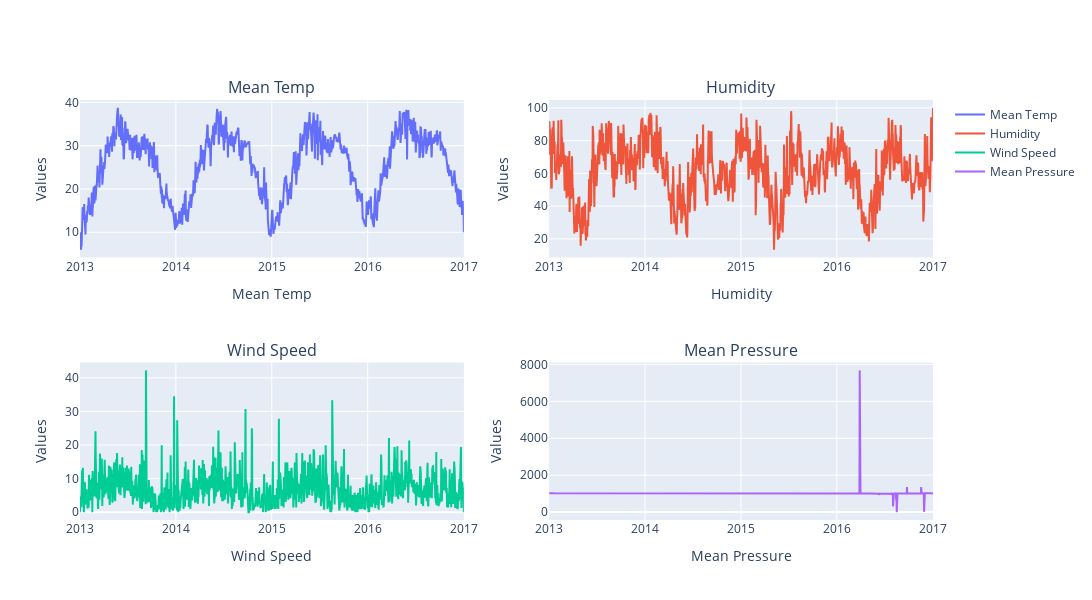

The cell this chart's notebook holds for it:
### Markdown cell above
### Line

### Code cell
df = og_train_df

plot_1 = go.Line(x=df['date'], y=df['meantemp'], name='Mean Temp')
plot_2 = go.Line(x=df['date'], y=df['humidity'], name='Humidity')
plot_3 = go.Line(x=df['date'], y=df['wind_speed'], name='Wind Speed')
plot_4 = go.Line(x=df['date'], y=df['meanpressure'], name='Mean Pressure')

fig = make_subplots(rows=2, cols=2, subplot_titles = ["Mean Temp","Humidity","Wind Speed","Mean Pressure"])

fig.add_trace(plot_1, row=1, col=1)
fig.add_trace(plot_2, row=1, col=2)
fig.add_trace(plot_3, row=2, col=1)
fig.add_trace(plot_4, row=2, col=2)

fig.update_layout(height=600, width=1300)

fig.update_xaxes(title_text='Mean Temp', row=1, col=1)
fig.update_xaxes(title_text='Humidity', row=1, col=2)
fig.update_xaxes(title_text='Wind Speed', row=2, col=1)
fig.update_xaxes(title_text='Mean Pressure', row=2, col=2)

fig.update_yaxes(title_text='Values', row=1, col=1)
fig.update_yaxes(title_text='Values', row=1, col=2)
fig.update_yaxes(title_text='Values', row=2, col=1)
fig.update_yaxes(title_text='Values', row=2, col=2)

fig.show()

### Figure 1 — Plotly figure (JSON) as saved in the notebook; plotly's stock layout.template omitted (floating-point values rounded to 4 significant figures; data arrays with more than 128 entries replaced by an {"elided": "..."} marker saying what was removed)
{"data": [{"name": "Mean Temp", "type": "scatter", "x": {"elided": "1462 str values"}, "xaxis": "x", "y": {"elided": "1462 float values"}, "yaxis": "y"}, {"name": "Humidity", "type": "scatter", "x": {"elided": "1462 str values"}, "xaxis": "x2", "y": {"elided": "1462 float values"}, "yaxis": "y2"}, {"name": "Wind Speed", "type": "scatter", "x": {"elided": "1462 str values"}, "xaxis": "x3", "y": {"elided": "1462 float values"}, "yaxis": "y3"}, {"name": "Mean Pressure", "type": "scatter", "x": {"elided": "1462 str values"}, "xaxis": "x4", "y": {"elided": "1462 float values"}, "yaxis": "y4"}], "layout": {"annotations": [{"font": {"size": 16}, "showarrow": false, "text": "Mean Temp", "x": 0.225, "xanchor": "center", "xref": "paper", "y": 1, "yanchor": "bottom", "yref": "paper"}, {"font": {"size": 16}, "showarrow": false, "text": "Humidity", "x": 0.775, "xanchor": "center", "xref": "paper", "y": 1, "yanchor": "bottom", "yref": "paper"}, {"font": {"size": 16}, "showarrow": false, "text": "Wind Speed", "x": 0.225, "xanchor": "center", "xref": "paper", "y": 0.375, "yanchor": "bottom", "yref": "paper"}, {"font": {"size": 16}, "showarrow": false, "text": "Mean Pressure", "x": 0.775, "xanchor": "center", "xref": "paper", "y": 0.375, "yanchor": "bottom", "yref": "paper"}], "height": 600, "width": 1300, "xaxis": {"anchor": "y", "domain": [0, 0.45], "title": {"text": "Mean Temp"}}, "xaxis2": {"anchor": "y2", "domain": [0.55, 1], "title": {"text": "Humidity"}}, "xaxis3": {"anchor": "y3", "domain": [0, 0.45], "title": {"text": "Wind Speed"}}, "xaxis4": {"anchor": "y4", "domain": [0.55, 1], "title": {"text": "Mean Pressure"}}, "yaxis": {"anchor": "x", "domain": [0.625, 1], "title": {"text": "Values"}}, "yaxis2": {"anchor": "x2", "domain": [0.625, 1], "title": {"text": "Values"}}, "yaxis3": {"anchor": "x3", "domain": [0, 0.375], "title": {"text": "Values"}}, "yaxis4": {"anchor": "x4", "domain": [0, 0.375], "title": {"text": "Values"}}}}
